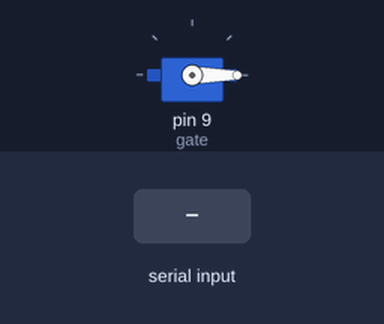
Bench run of a sketch on a simulated Arduino Mega 2560, built with avr-gcc and run on an emulated ATmega2560. Parts: servo. The test bench sets the inputs (shaded band).

Above: at 1.2 s.
1.3 s: "open:90\n" received over the second serial link
At 2.2 s:
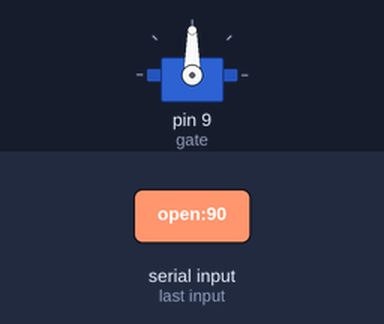
Timing chart, 0 to 7.8 s (numbered marks = the images above; inputs shaded):
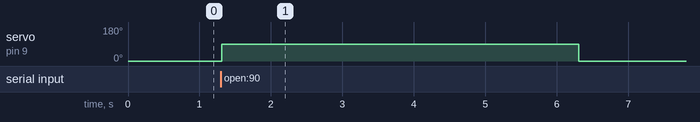

The sketch:

arduino_wifi_gate.ino
```cpp
#include <Servo.h>

Servo gate;
Stream *comm; // pointer to selected Serial (Serial or Serial3)
const int potPin = A4; // R4 พอต 4 connected to analog A4
bool scanPassed = false;
unsigned long scanTimestamp = 0;
const unsigned long scanTimeout = 10000; // ms: window after a successful scan

void setup() {
  // สำคัญ: ต้องตรงกับ baudRate: 9600 ใน server.js
#if defined(UBRR3H)
  // บอร์ดที่มี Serial3 (ตัวอย่าง: Mega) จะใช้พอร์ตอนุกรมที่ 3
  Serial3.begin(9600);
  comm = &Serial3;
#else
  // บอร์ดอื่นๆ (เช่น Uno) ใช้ Serial ปกติ (USB)
  Serial.begin(9600);
  comm = &Serial;
#endif

  gate.attach(9);
  gate.write(0); // เริ่มต้นไม้กั้นปิดที่ 0 องศา
}

void loop() {
  // ถ้าระบบ Node.js ส่งคำสั่งพิมพ์อะไรบางอย่างลงมา
  if (comm->available()) {
    String command = comm->readStringUntil('\n');
    command.trim(); // ลบช่องว่างส่วนเกิน

    // รองรับคำสั่งหลายแบบจากเซิร์ฟเวอร์: open, open_in, open_out, in, out
    if (command == "open" || command == "open_in" || command == "open_out" || command == "in" || command == "out") {
      // อ่านค่า potentiometer (R4 พอต 3) เพื่อกำหนดมุมเปิด (0-90)
      int raw = analogRead(potPin);
      int angle = map(raw, 0, 1023, 0, 90);

      // หากค่ามุมที่ได้น้อยกว่า 30 องศา (เช่น หมุนไว้สุด หรือไม่ได้ต่อ Potentiometer)
      // ให้ใช้มุมเริ่มต้นที่ 90 องศา เพื่อป้องกันปัญหาไม้กั้นไม่ขยับ
      if (angle < 30) {
        angle = 90;
      }

      // เปิดไม้กั้น ตามมุมที่กำหนด
      gate.write(angle);
      delay(5000); // รอรถขับผ่าน 5 วินาที (ปรับเปลี่ยนความเร็วมุมเปิด-ปิดตามต้องการ)

      // ปิดไม้กั้นลง 0 องศา
      gate.write(0);

      // แจ้งกลับไปว่าเสร็จแล้ว
      comm->println("done");
    }
    // รับคำสั่งกำหนดมุมโดยตรง เช่น "open:90" — จะทำงานทันทีไม่ต้องการการสแกน
    else if (command.startsWith("open:")) {
      String val = command.substring(command.indexOf(':') + 1);
      val.trim();
      int angle = val.toInt();
      if (angle < 0) angle = 0;
      if (angle > 180) angle = 180; // safety cap

      gate.write(angle);
      delay(5000);
      gate.write(0);
      comm->println("done");
    }
    // ถ้ารับข้อความยืนยันการสแกนผ่าน ให้บันทึกสถานะ
    else if (command == "scan_ok" || command == "scan_passed" || command == "scan:ok") {
      scanPassed = true;
      scanTimestamp = millis();
      comm->println("scan_received");
    }
  }
}
```

Measured:
- after the input at 1.3 s, servo on pin 9 (gate): 0° → 90° at once, → 0° 5.0 s later
